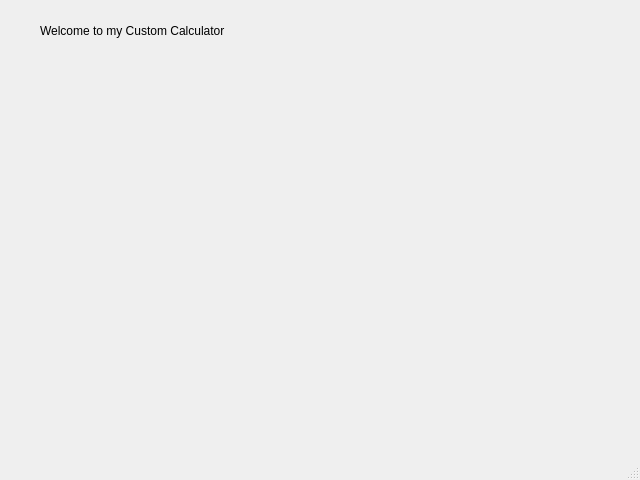
<?xml version="1.0" encoding="UTF-8"?>
<ui version="4.0">
 <class>MainWindow</class>
 <widget class="QMainWindow" name="MainWindow">
  <property name="geometry">
   <rect>
    <x>0</x>
    <y>0</y>
    <width>640</width>
    <height>480</height>
   </rect>
  </property>
  <property name="windowTitle">
   <string>MainWindow</string>
  </property>
  <widget class="QWidget" name="centralwidget">
   <widget class="QLabel" name="label">
    <property name="geometry">
     <rect>
      <x>40</x>
      <y>20</y>
      <width>421</width>
      <height>21</height>
     </rect>
    </property>
    <property name="text">
     <string>Welcome to my Custom Calculator</string>
    </property>
   </widget>
  </widget>
  <widget class="QStatusBar" name="statusbar"/>
 </widget>
 <resources/>
 <connections/>
</ui>
